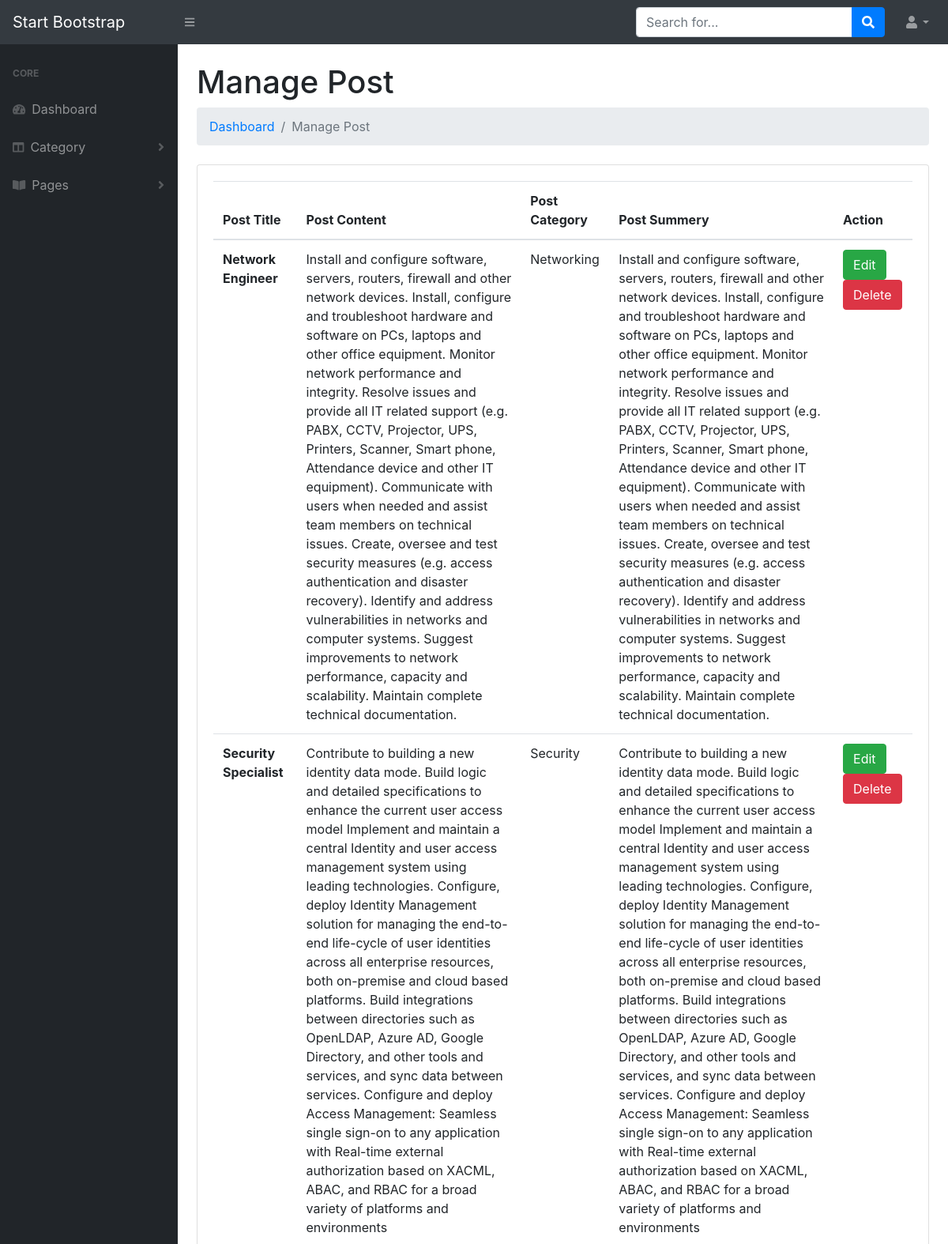
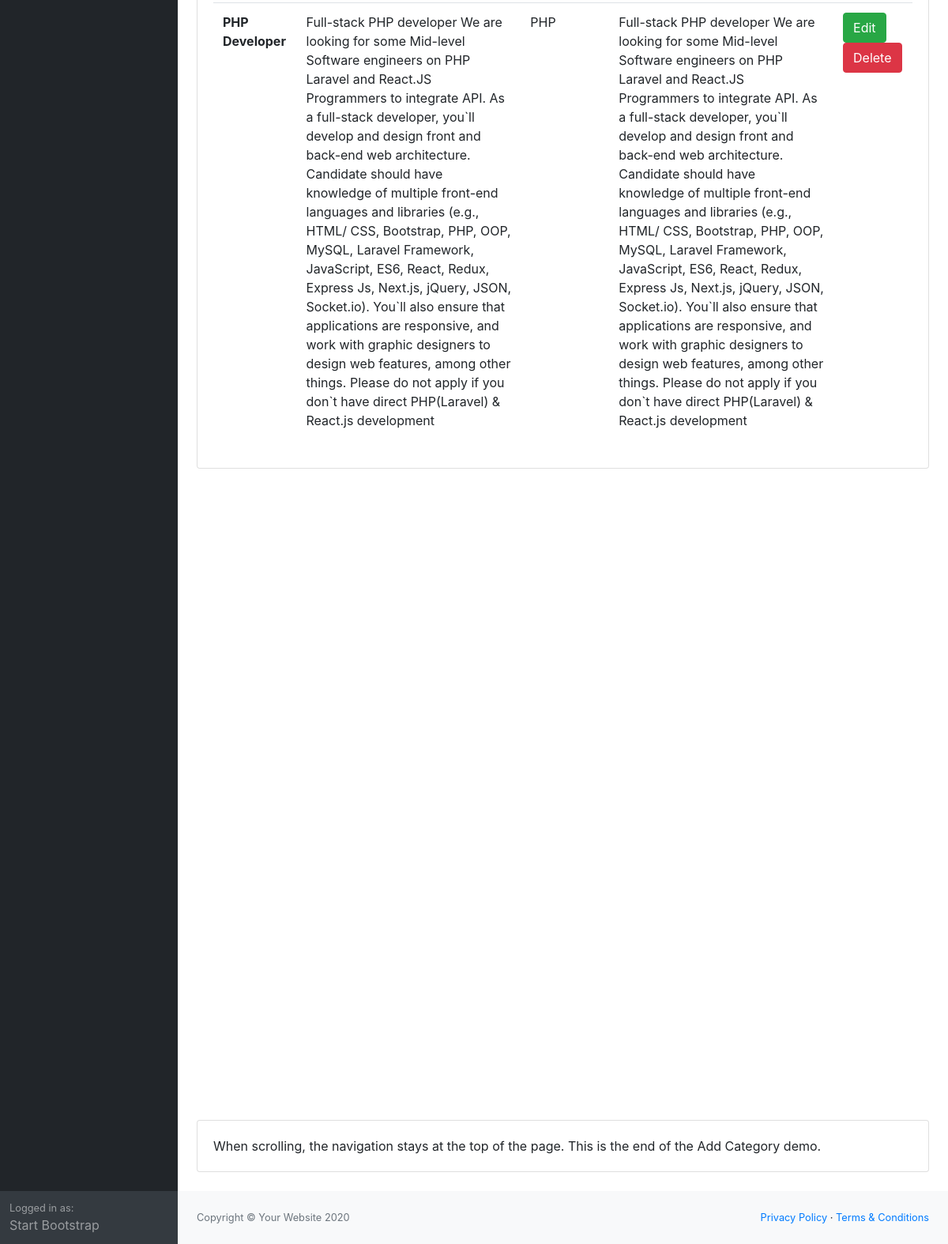
The page /admin/managepost.php (signed in) on the database its author committed (2 pictures, top to bottom).
### tables this page shows
CREATE TABLE `posts` (
  `post_id` int(255) NOT NULL,
  `post_title` varchar(255) NOT NULL,
  `post_content` longtext NOT NULL,
  `post_ctg` longtext NOT NULL,
  `post_author` varchar(60) NOT NULL,
  `post_date` date NOT NULL,
  `post_summery` longtext NOT NULL,
  `author_id` int(11) NOT NULL
);

### admin/managepost.php (the view, shortened to what this page needs)
<?php
require 'dbconnect.php';
$id = $_SESSION["id"];
$sql = "SELECT * FROM posts where author_id= $id ";
if (mysqli_query($conn, $sql)) {
    $tableData = mysqli_query($conn, $sql);
} else {
    echo "Error: " . $sql . "<br>" . $conn->error;
}
?>
<!DOCTYPE html>
<html lang="en">
<head>
    <link href="css/styles.css" rel="stylesheet" />
</head>
<body>
    <nav class="sb-topnav navbar navbar-expand navbar-dark bg-dark">
        <a class="navbar-brand" href="index.php">Start Bootstrap</a>
        <button class="btn btn-link btn-sm order-1 order-lg-0" id="sidebarToggle" href="#"><i
                class="fas fa-bars"></i></button>
        <form class="d-none d-md-inline-block form-inline ml-auto mr-0 mr-md-3 my-2 my-md-0">
            <div class="input-group">
                <input class="form-control" type="text" placeholder="Search for..." aria-label="Search"
                    aria-describedby="basic-addon2" />
                <div class="input-group-append">
                    <button class="btn btn-primary" type="button"><i class="fas fa-search"></i></button>
                </div>
            </div>
        </form>
        <ul class="navbar-nav ml-auto ml-md-0">
            <li class="nav-item dropdown">
                <a class="nav-link dropdown-toggle" id="userDropdown" href="#" role="button" data-toggle="dropdown"
                    aria-haspopup="true" aria-expanded="false"><i class="fas fa-user fa-fw"></i></a>
            </li>
        </ul>
    </nav>
    <div id="layoutSidenav">
        <div id="layoutSidenav_nav">
            <nav class="sb-sidenav accordion sb-sidenav-dark" id="sidenavAccordion">
                <div class="sb-sidenav-menu">
                    <div class="nav">
                        <div class="sb-sidenav-menu-heading">Core</div>
                        <a class="nav-link" href="index.php">
                            <div class="sb-nav-link-icon"><i class="fas fa-tachometer-alt"></i></div>
                            Dashboard
                        </a>
                        <a class="nav-link collapsed" href="#" data-toggle="collapse" data-target="#collapseLayouts"
                            aria-expanded="false" aria-controls="collapseLayouts">
                            <div class="sb-nav-link-icon"><i class="fas fa-columns"></i></div>
                            Category
                            <div class="sb-sidenav-collapse-arrow"><i class="fas fa-angle-down"></i></div>
                        </a>
                        <a class="nav-link collapsed" href="#" data-toggle="collapse" data-target="#collapsePages"
                            aria-expanded="false" aria-controls="collapsePages">
                            <div class="sb-nav-link-icon"><i class="fas fa-book-open"></i></div>
                            Pages
                            <div class="sb-sidenav-collapse-arrow"><i class="fas fa-angle-down"></i></div>
                        </a>
                    </div>
                </div>
                <div class="sb-sidenav-footer">
                    <div class="small">Logged in as:</div>
                    Start Bootstrap
                </div>
            </nav>
        </div>
        <div id="layoutSidenav_content">
            <main>
                <div class="container-fluid">
                    <h1 class="mt-4">Manage Post</h1>
                    <ol class="breadcrumb mb-4">
                        <li class="breadcrumb-item"><a href="index.php">Dashboard</a></li>
                        <li class="breadcrumb-item active">Manage Post</li>
                    </ol>
                    <div class="card mb-4">
                        <div class="card-body">
                            <table class="table Responsive">
                                <thead>
                                    <tr>
                                        <th scope="col">Post Title</th>
                                        <th scope="col">Post Content</th>
                                        <th scope="col">Post Category</th>
                                        <th scope="col">Post Summery</th>
                                        <th scope="col">Action</th>
                                    </tr>
                                </thead>
                                <tbody>
                                    <?php while ($row = mysqli_fetch_assoc($tableData)) { ?>
                                        <tr>
                                            <th scope="row">
                                                <?php echo $row['post_title']; ?>
                                            </th>
                                            <td>
                                                <?php echo $row['post_content']; ?>
                                            </td>
                                            <td>
                                                <?php echo $row['post_ctg']; ?>
                                            </td>
                                            <td>
                                                <?php echo $row['post_summery']; ?>
                                            </td>
                                            <td>
                                                <a class="btn btn-success"
                                                    href="editpost.php?status=edit&&id=<?php echo $row['post_id']; ?>">Edit</a>
                                                <a class="btn btn-danger"
                                                    href="?status=delete&&id=<?php echo $row['post_id']; ?>">Delete</a>
                                            </td>
                                        </tr>
                                    <?php } ?>
                                </tbody>
                            </table>
                        </div>
                    </div>
                    <div style="height: 100vh;"></div>
                    <div class="card mb-4">
                        <div class="card-body">When scrolling, the navigation stays at the top of the page. This is the
                            end of the Add Category demo.</div>
                    </div>
                </div>
            </main>
            <footer class="py-4 bg-light mt-auto">
                <div class="container-fluid">
                    <div class="d-flex align-items-center justify-content-between small">
                        <div class="text-muted">Copyright &copy; Your Website 2020</div>
                        <div>
                            <a href="#">Privacy Policy</a>
                            &middot;
                            <a href="#">Terms &amp; Conditions</a>
                        </div>
                    </div>
                </div>
            </footer>
        </div>
    </div>
</body>
</html>

### rows shown on the page
posts: post_title "Network Engineer", post_content "Install and configure software, servers, routers, firewall and other network devices. Install, configure and troubleshoot hardware and software on PCs, laptops and other office equipment. Monitor network performance and integrity. Resolve issues and provide all IT related support (e.g. PABX, CCTV, Projector, UPS, Printers, Scanner, Smart phone, Attendance device and other IT equipment). Communicate with users when needed and assist team members on technical issues. Create, oversee and test security measures (e.g. access authentication and disaster recovery). Identify and address vulnerabilities in networks and computer systems. Suggest improvements to network performance, capacity and…", post_ctg "Networking", post_summery "Install and configure software, servers, routers, firewall and other network devices. Install, configure and troubleshoot hardware and software on PCs, laptops and other office equipment. Monitor network performance and integrity. Resolve issues and provide all IT related support (e.g. PABX, CCTV, Projector, UPS, Printers, Scanner, Smart phone, Attendance device and other IT equipment). Communicate with users when needed and assist team members on technical issues. Create, oversee and test security measures (e.g. access authentication and disaster recovery). Identify and address vulnerabilities in networks and computer systems. Suggest improvements to network performance, capacity and…"
posts: post_title "Security Specialist", post_content "Contribute to building a new identity data mode. Build logic and detailed specifications to enhance the current user access model Implement and maintain a central Identity and user access management system using leading technologies. Configure, deploy Identity Management solution for managing the end-to-end life-cycle of user identities across all enterprise resources, both on-premise and cloud based platforms. Build integrations between directories such as OpenLDAP, Azure AD, Google Directory, and other tools and services, and sync data between services. Configure and deploy Access Management: Seamless single sign-on to any application with Real-time external authorization based on XACML,…", post_ctg "Security", post_summery "Contribute to building a new identity data mode. Build logic and detailed specifications to enhance the current user access model Implement and maintain a central Identity and user access management system using leading technologies. Configure, deploy Identity Management solution for managing the end-to-end life-cycle of user identities across all enterprise resources, both on-premise and cloud based platforms. Build integrations between directories such as OpenLDAP, Azure AD, Google Directory, and other tools and services, and sync data between services. Configure and deploy Access Management: Seamless single sign-on to any application with Real-time external authorization based on XACML,…"
posts: post_title "PHP Developer", post_content "Full-stack PHP developer We are looking for some Mid-level Software engineers on PHP Laravel and React.JS Programmers to integrate API. As a full-stack developer, you`ll develop and design front and back-end web architecture. Candidate should have knowledge of multiple front-end languages and libraries (e.g., HTML/ CSS, Bootstrap, PHP, OOP, MySQL, Laravel Framework, JavaScript, ES6, React, Redux, Express Js, Next.js, jQuery, JSON, Socket.io). You`ll also ensure that applications are responsive, and work with graphic designers to design web features, among other things. Please do not apply if you don`t have direct PHP(Laravel) & React.js development", post_ctg "PHP", post_summery "Full-stack PHP developer We are looking for some Mid-level Software engineers on PHP Laravel and React.JS Programmers to integrate API. As a full-stack developer, you`ll develop and design front and back-end web architecture. Candidate should have knowledge of multiple front-end languages and libraries (e.g., HTML/ CSS, Bootstrap, PHP, OOP, MySQL, Laravel Framework, JavaScript, ES6, React, Redux, Express Js, Next.js, jQuery, JSON, Socket.io). You`ll also ensure that applications are responsive, and work with graphic designers to design web features, among other things. Please do not apply if you don`t have direct PHP(Laravel) & React.js development"
